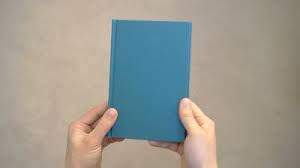
#> input picture trainCV/book2.jpg, 300 x 168 px
$ python bookDetect.py   (older library calls are emulated)
#> lines starting #> are read from the running program, lines starting #| are printed output that depends on the picture; after the words box and inside, x2 and y2 are one past the last pixel; in counts of white or black regions, pixels touching at a corner belong together
### trainCV/utils.py
import cv2
#OpenCV to matplotlib color channel mapper

#converts r,g,b to b,g,r
# [4 lines left out: function convertCV, not called in this run]

#converts b,g,r to r,g,b
def convertPlot(img):
    (b,g,r) = cv2.split(img)
    img =  cv2.merge((r,g,b))
    return img

### trainCV/bookDetect.py
import cv2
from matplotlib import pyplot as plt
import numpy as np
import utils
"""
    This function take the original image, the keypoints,the color mark the circles,and the radius to plot the blobs in the image
    This function return the plotted circles in the image
    im = numpy.ndarray
    keypts = cv2.KeyPoints
    color - color tuple
    rad - radius of the blobs
"""

def drawCircle():
    pass

def mark_blobs(im,keypts,color,rad):
    for kpt in kpts:
        pt = [int(i) for i in kpt.pt]
        pt = tuple(pt)
        cv2.circle(im, pt, rad, color,0)
    return im

im = cv2.imread("book2.jpg")
#> im is the input picture: shape (168, 300, 3); mean B, G, R 145.3, 154, 155.7

#we create a copy of the image in grayscale,use canny function to detect edges and find the contours in it.
#sort the contours in decreasing order
#compute the arglength to find the polygon with 4 corners ,we find the book that way which is a  generally rectangular

#converting to grayscale
gray = cv2.cvtColor(im, cv2.COLOR_BGR2GRAY)
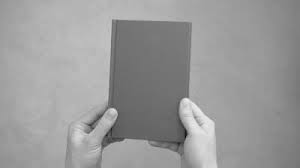
#> gray: shape (168, 300); min 1, max 240, mean 153.5

#smoothing the image
smooth =cv2.medianBlur(gray, 3)

#applying thresholding before canny
ret, thres = cv2.threshold(smooth,130,230,cv2.THRESH_BINARY)
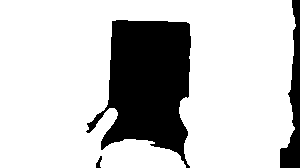
#> thres: shape (168, 300); values 0 (black) and 230 (white), 77.6% white; 3 black regions, box (x1, y1, x2, y2) and area: (86, 20, 191, 168) 9710, (280, 0, 300, 168) 1534, (96, 156, 102, 168) 40

canny = cv2.Canny(thres, 1, 40)
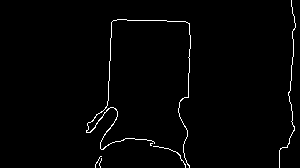
#> canny: shape (168, 300); 1.5% white in thin lines or dots, all inside (x1, y1, x2, y2) = (86, 0, 296, 168)

#detecting contours from the image
_,cnts,_ = cv2.findContours(canny.copy(), cv2.RETR_TREE, cv2.CHAIN_APPROX_SIMPLE)
#> cnts = 6 contours, 5 with area under 20; largest, box (x1, y1, x2, y2) and area: (86, 19, 191, 168) 40

#sort the contours
cnt = sorted(cnts, key=cv2.contourArea, reverse=True)[:1] #picking the top 10
#> cnt = 1 contour; box (x1, y1, x2, y2) and area: (86, 19, 191, 168) 40


# [11 lines of commented-out code are left out]

rect = cv2.minAreaRect(cnt[0])
#> rect = ((138.9, 92.53), (146.4, 103.9), -88.57)
box = cv2.boxPoints(rect)
#> box = [[189, 167], [85.14, 164.4], [88.8, 18.07], [192.7, 20.67]]
box = np.int0(box)
#> box = [[188, 167], [85, 164], [88, 18], [192, 20]]
marked = cv2.drawContours(im.copy(), [box], 0, (0, 0, 255), 2)
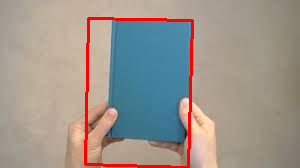
#> marked: shape (168, 300, 3); mean B, G, R 140.8, 149.1, 157.9


"""
#This part does blob detection,

sbd = cv2.SimpleBlobDetector_create()
#we store the detected blobs or keypoints in the image
kpts =  sbd.detect(smooth)
#now we plot these keypoints in the image
blob = mark_blobs(smooth, kpts, (0, 255, 0), 10)
ret, normal = cv2.threshold(smooth, 100, 255, cv2.THRESH_BINARY)
inv = 255 - normal
"""


plt.figure("Detect book in an image")

plt.subplot(2, 3, 1)
plt.imshow(utils.convertPlot(im))
plt.xticks([]), plt.yticks([])

plt.subplot(2, 3, 2)
plt.gray()
plt.imshow(smooth)
plt.xticks([]), plt.yticks([])

plt.subplot(2, 3, 3)
plt.imshow(thres)
plt.xticks([]), plt.yticks([])


plt.subplot(2, 3, 4)
plt.gray()
plt.imshow(canny)
plt.xticks([]), plt.yticks([])

plt.subplot(2, 3, 5)
plt.imshow(utils.convertPlot(marked))
#> in convertPlot (call 2), `(b,g,r) = cv2.split(img)`:
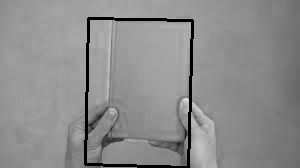
#> b: shape (168, 300); min 0, max 231, mean 140.8
#> in convertPlot (call 2), `(b,g,r) = cv2.split(img)`:
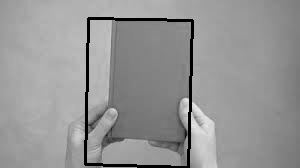
#> g: shape (168, 300); min 0, max 238, mean 149.1
#> in convertPlot (call 2), `(b,g,r) = cv2.split(img)`:
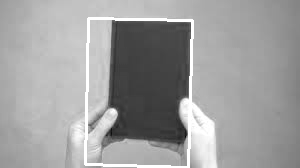
#> r: shape (168, 300); min 0, max 255, mean 157.9
plt.xticks([]), plt.yticks([])

plt.show()

$ run again, with trainCV/boxes.jpg copied over trainCV/book2.jpg
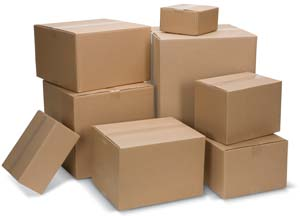
#> input picture trainCV/boxes.jpg, 300 x 216 px
#> im is the input picture: shape (216, 300, 3); mean B, G, R 148.9, 169.8, 192.2
#> `ret, thres = cv2.threshold(smooth,130,230,cv2.THRESH_BINARY)`:
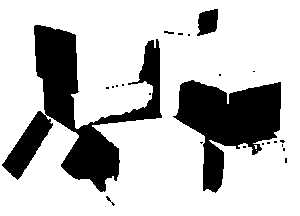
#> thres: shape (216, 300); values 0 (black) and 230 (white), 75.9% white; 23 black regions (18 under 20 px), largest, box (x1, y1, x2, y2) and area: (2, 25, 162, 192) 8779, (173, 80, 281, 193) 6268, (197, 9, 218, 36) 422, (106, 196, 115, 206) 23, (164, 31, 174, 34) 20
#> canny: shape (216, 300); 2.6% white in thin lines or dots, all inside (x1, y1, x2, y2) = (2, 8, 287, 206)
#> cnts = 31 contours, 26 with area under 20; largest, box (x1, y1, x2, y2) and area: (197, 8, 218, 36) 415, (197, 8, 218, 36) 412, (2, 24, 152, 180) 74, (47, 115, 114, 192) 36, (173, 79, 229, 193) 26
#> cnt = 1 contour; box (x1, y1, x2, y2) and area: (197, 8, 218, 36) 415
#> rect = ((207, 21.5), (27, 20), -90)
#> box = [[217, 35], [197, 35], [197, 8], [217, 8]]
#> in convertPlot, `(b,g,r) = cv2.split(img)`:
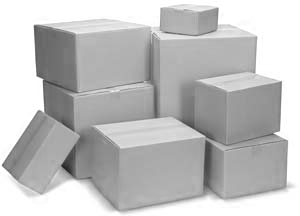
#> r: shape (216, 300); min 31, max 255, mean 192.2
